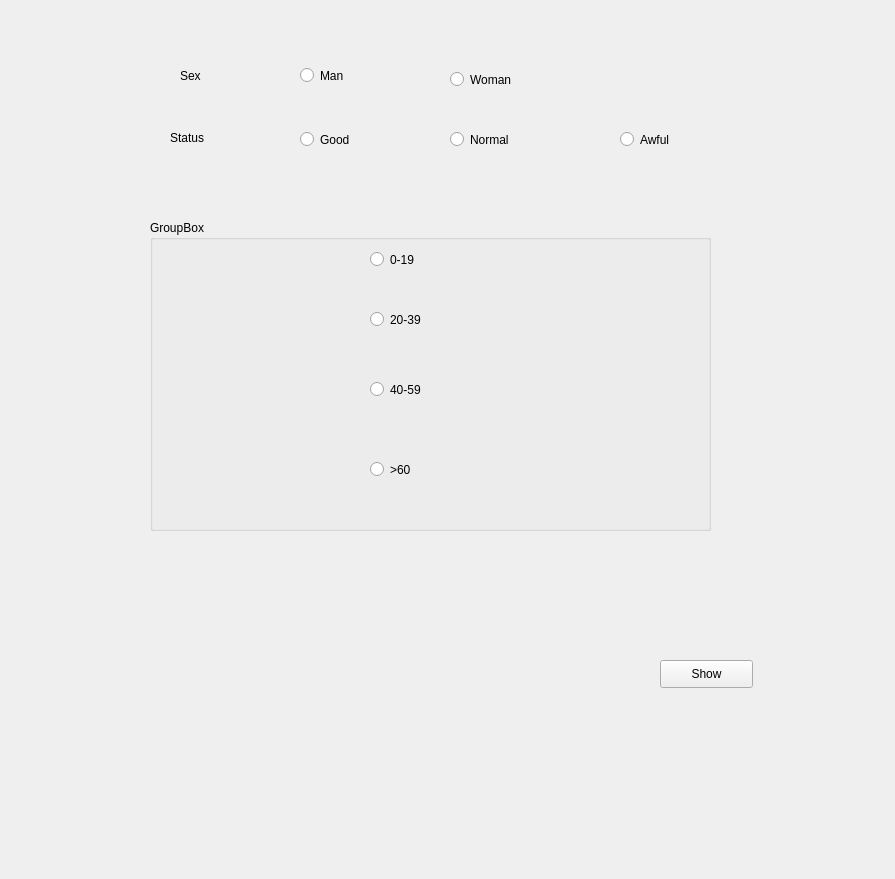
<?xml version="1.0" encoding="UTF-8"?>
<ui version="4.0">
 <class>Widget</class>
 <widget class="QWidget" name="Widget">
  <property name="geometry">
   <rect>
    <x>0</x>
    <y>0</y>
    <width>895</width>
    <height>879</height>
   </rect>
  </property>
  <property name="windowTitle">
   <string>Widget</string>
  </property>
  <widget class="QRadioButton" name="RBMan">
   <property name="geometry">
    <rect>
     <x>300</x>
     <y>60</y>
     <width>81</width>
     <height>31</height>
    </rect>
   </property>
   <property name="text">
    <string>Man</string>
   </property>
  </widget>
  <widget class="QRadioButton" name="RBWoman">
   <property name="geometry">
    <rect>
     <x>450</x>
     <y>70</y>
     <width>110</width>
     <height>19</height>
    </rect>
   </property>
   <property name="text">
    <string>Woman</string>
   </property>
  </widget>
  <widget class="QLabel" name="LSex">
   <property name="geometry">
    <rect>
     <x>180</x>
     <y>60</y>
     <width>41</width>
     <height>31</height>
    </rect>
   </property>
   <property name="text">
    <string>Sex</string>
   </property>
  </widget>
  <widget class="QLabel" name="LStatus">
   <property name="geometry">
    <rect>
     <x>170</x>
     <y>130</y>
     <width>68</width>
     <height>15</height>
    </rect>
   </property>
   <property name="text">
    <string>Status</string>
   </property>
  </widget>
  <widget class="QRadioButton" name="RBGood">
   <property name="geometry">
    <rect>
     <x>300</x>
     <y>130</y>
     <width>110</width>
     <height>19</height>
    </rect>
   </property>
   <property name="text">
    <string>Good</string>
   </property>
  </widget>
  <widget class="QRadioButton" name="RBNormal">
   <property name="geometry">
    <rect>
     <x>450</x>
     <y>130</y>
     <width>110</width>
     <height>19</height>
    </rect>
   </property>
   <property name="text">
    <string>Normal</string>
   </property>
  </widget>
  <widget class="QRadioButton" name="RBAwful">
   <property name="geometry">
    <rect>
     <x>620</x>
     <y>130</y>
     <width>110</width>
     <height>19</height>
    </rect>
   </property>
   <property name="text">
    <string>Awful</string>
   </property>
  </widget>
  <widget class="QGroupBox" name="groupBox">
   <property name="geometry">
    <rect>
     <x>150</x>
     <y>220</y>
     <width>561</width>
     <height>311</height>
    </rect>
   </property>
   <property name="title">
    <string>GroupBox</string>
   </property>
   <widget class="QRadioButton" name="RB0019">
    <property name="geometry">
     <rect>
      <x>220</x>
      <y>30</y>
      <width>110</width>
      <height>19</height>
     </rect>
    </property>
    <property name="text">
     <string>0-19</string>
    </property>
   </widget>
   <widget class="QRadioButton" name="RB2039">
    <property name="geometry">
     <rect>
      <x>220</x>
      <y>90</y>
      <width>110</width>
      <height>19</height>
     </rect>
    </property>
    <property name="text">
     <string>20-39</string>
    </property>
   </widget>
   <widget class="QRadioButton" name="RB4059">
    <property name="geometry">
     <rect>
      <x>220</x>
      <y>160</y>
      <width>110</width>
      <height>19</height>
     </rect>
    </property>
    <property name="text">
     <string>40-59</string>
    </property>
   </widget>
   <widget class="QRadioButton" name="RB60">
    <property name="geometry">
     <rect>
      <x>220</x>
      <y>240</y>
      <width>110</width>
      <height>19</height>
     </rect>
    </property>
    <property name="text">
     <string>&gt;60</string>
    </property>
   </widget>
  </widget>
  <widget class="QPushButton" name="PBShow">
   <property name="geometry">
    <rect>
     <x>660</x>
     <y>660</y>
     <width>93</width>
     <height>28</height>
    </rect>
   </property>
   <property name="text">
    <string>Show</string>
   </property>
  </widget>
 </widget>
 <resources/>
 <connections/>
</ui>
